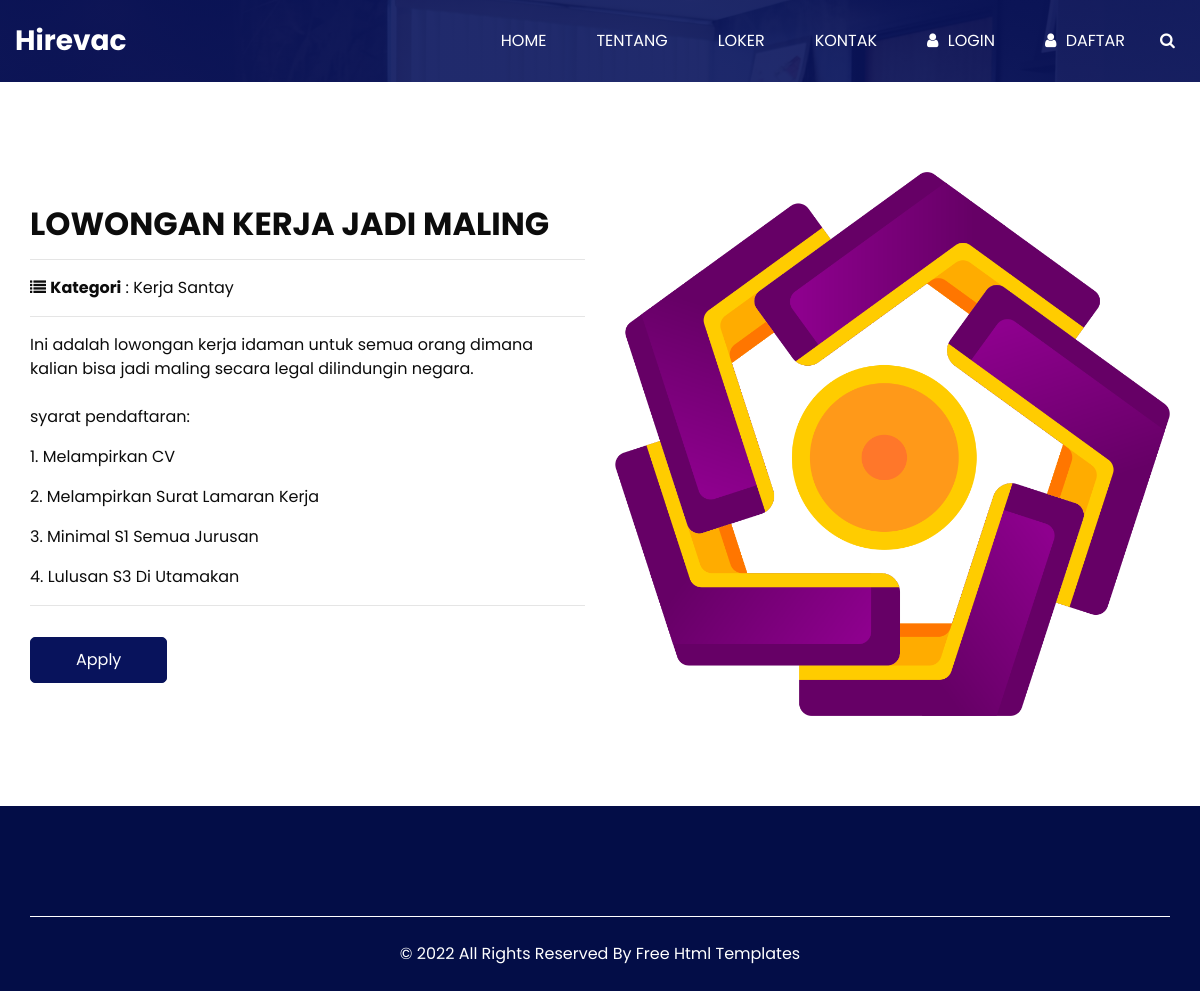
The page /Home/detail/index.php on the database its author committed.
### tables this page shows
CREATE TABLE IF NOT EXISTS `kerjaan` (
  `id_kerjaan` int(11) NOT NULL AUTO_INCREMENT,
  `id_kategori` int(11) DEFAULT NULL,
  `nama_kerjaan` varchar(200) DEFAULT NULL,
  `deskripsi` text DEFAULT NULL,
  `foto` varchar(50) DEFAULT NULL,
  PRIMARY KEY (`id_kerjaan`) USING BTREE,
  KEY `id_kategori` (`id_kategori`)
);

CREATE TABLE IF NOT EXISTS `kategori_kerjaan` (
  `id_kategori` int(11) NOT NULL AUTO_INCREMENT,
  `kategori` varchar(100) NOT NULL,
  PRIMARY KEY (`id_kategori`)
);

### Home/komponen/data.php (called while the page is built, shortened)
<?php
$kerjaan = "SELECT * FROM kerjaan join kategori_kerjaan on kerjaan.id_kategori = kategori_kerjaan.id_kategori";
$query_kerjaan = mysqli_query($koneksi,$kerjaan);
$data_kerjaan = mysqli_fetch_array($query_kerjaan);
?>

### Config/folder.php (called while the page is built)
<?php
$folder_web = '/Project-KP/Hire-karyawan/';
?>

### Config/route.php (called while the page is built, shortened)
<?php
function base_url(){
    include 'folder.php';
    return sprintf(
      "%s://%s%s",
      isset($_SERVER['HTTPS']) && $_SERVER['HTTPS'] != 'off' ? 'https' : 'http',
      $_SERVER['SERVER_NAME'],
      $folder_web
    );
  }
function login(){
    return base_url()."Auth/login.php";
}
function folder_upload(){
    return base_url().'Admin/upload/';
}
?>

### Home/detail/index.php (the view, shortened to what this page needs)
<?php
include '../komponen/header-sub.php';
include '../komponen/navbar.php';
?>
</div>
  <section class="about_section layout_padding">
    <div class="container">
      <div class="row">
        <div class="col-md-6">
          <div class="detail-box">
            <div class="heading_container">
              <h2>
                 <?= $data_kerjaan['nama_kerjaan']?>
              </h2>
            </div>
            <hr>
            <span><i class="fa fa-list"></i> <b>Kategori</b> : <?= $data_kerjaan['kategori']?></span>
            <hr>
            <p>
              <?= $data_kerjaan['deskripsi']?>
            </p>
            <hr>
            <a href="<?= login()?>">
              Apply
            </a>
          </div>
        </div>
        <div class="col-md-6">
          <div class="img-box">
            <img src="<?= folder_upload()?><?= $data_kerjaan['foto']?>" alt="">
          </div>
        </div>
      </div>
    </div>
  </section>
  <section class="info_section ">
  </section>
<?php include '../komponen/footer.php'?>

### Assets/Home/css/style.css (style rules this page uses)
body { font-family: 'Poppins', sans-serif; color: #0c0c0c; background-color: #ffffff; overflow-x: hidden; }
.layout_padding { padding: 90px 0; }
.heading_container { display: -webkit-box; display: -moz-box; display: -ms-flexbox; display: flex; -webkit-box-orient: vertical; -webkit-box-direction: normal; -moz-box-orient: vertical; -moz-box-direction: normal; -ms-flex-direction: column; flex-direction: column; -webkit-box-align: start; -moz-box-align: start; -ms-flex-align: start; align-items: flex-start; }
.heading_container h2 { position: relative; text-transform: uppercase; font-weight: bold; margin-bottom: 0; }
a, a:hover, a:focus { text-decoration: none; }
.about_section .row { -webkit-box-align: center; -moz-box-align: center; -ms-flex-align: center; align-items: center; }
.about_section .img-box img { width: 100%; border-radius: 15px; }
.about_section .detail-box p { margin-top: 15px; }
.about_section .detail-box a { display: inline-block; padding: 10px 45px; background-color: #08135c; color: #ffffff; border-radius: 5px; -webkit-transition: all .3s; -o-transition: all .3s; -moz-transition: all .3s; transition: all .3s; border: 1px solid #08135c; outline: none; margin-top: 15px; }
.info_section { background-color: #030d47; color: #ffffff; padding: 65px 0 45px 0; }

### rows shown on the page
kerjaan: nama_kerjaan "LOWONGAN KERJA JADI MALING", deskripsi "Ini adalah lowongan kerja idaman untuk semua orang dimana kalian bisa jadi maling secara legal dilindungin negara. syarat pendaftaran: 1. Melampirkan CV 2. Melampirkan Surat Lamaran Kerja 3. Minimal S1 Semua Jurusan 4. Lulusan S3 Di Utamakan", foto (picture)
kategori_kerjaan: kategori "Kerja Santay"
